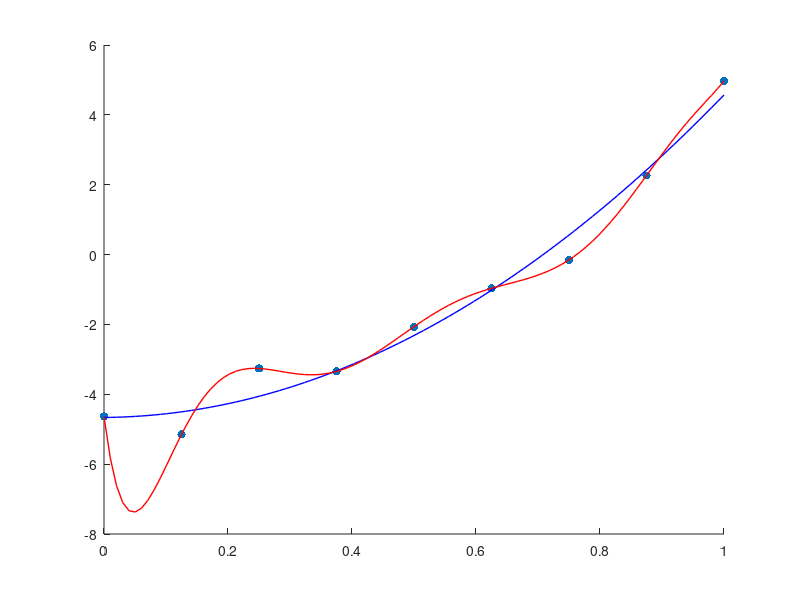

The MATLAB script that drew this image:
clearvars;close all;
num_sample = 9;
sample_x = linspace(0,1,num_sample)';
sample_y = 5*sample_x.^2+4*sample_x-5 + (rand(num_sample,1)*2-1);

X1 = [sample_x.^2,sample_x,ones(num_sample,1)];
y = sample_y;
w1 = X1\y;
loss1 = sum((X1*w1-y).^2);

X2 = [sample_x.^8,sample_x.^7,sample_x.^6,sample_x.^5,sample_x.^4,sample_x.^3,sample_x.^2,sample_x,ones(num_sample,1)];
y = sample_y;
w2 = X2\y;
loss2 = sum((X2*w2-y).^2);


num_plot = 100;
plot_x = linspace(0,1,num_plot)';
plot_y1 = [plot_x.^2,plot_x,ones(num_plot,1)]*w1;
plot_y2 = [plot_x.^8,plot_x.^7,plot_x.^6,plot_x.^5,plot_x.^4,plot_x.^3,plot_x.^2,plot_x,ones(num_plot,1)]*w2;
figure;
scatter(sample_x,sample_y,'filled'); hold on;
plot(plot_x,plot_y1,'b-','Linewidth',1);
plot(plot_x,plot_y2,'r-','Linewidth',1);


